Frame 1 (no input): blank canvas, image omitted
Frame 60 (no input): blank canvas, image omitted
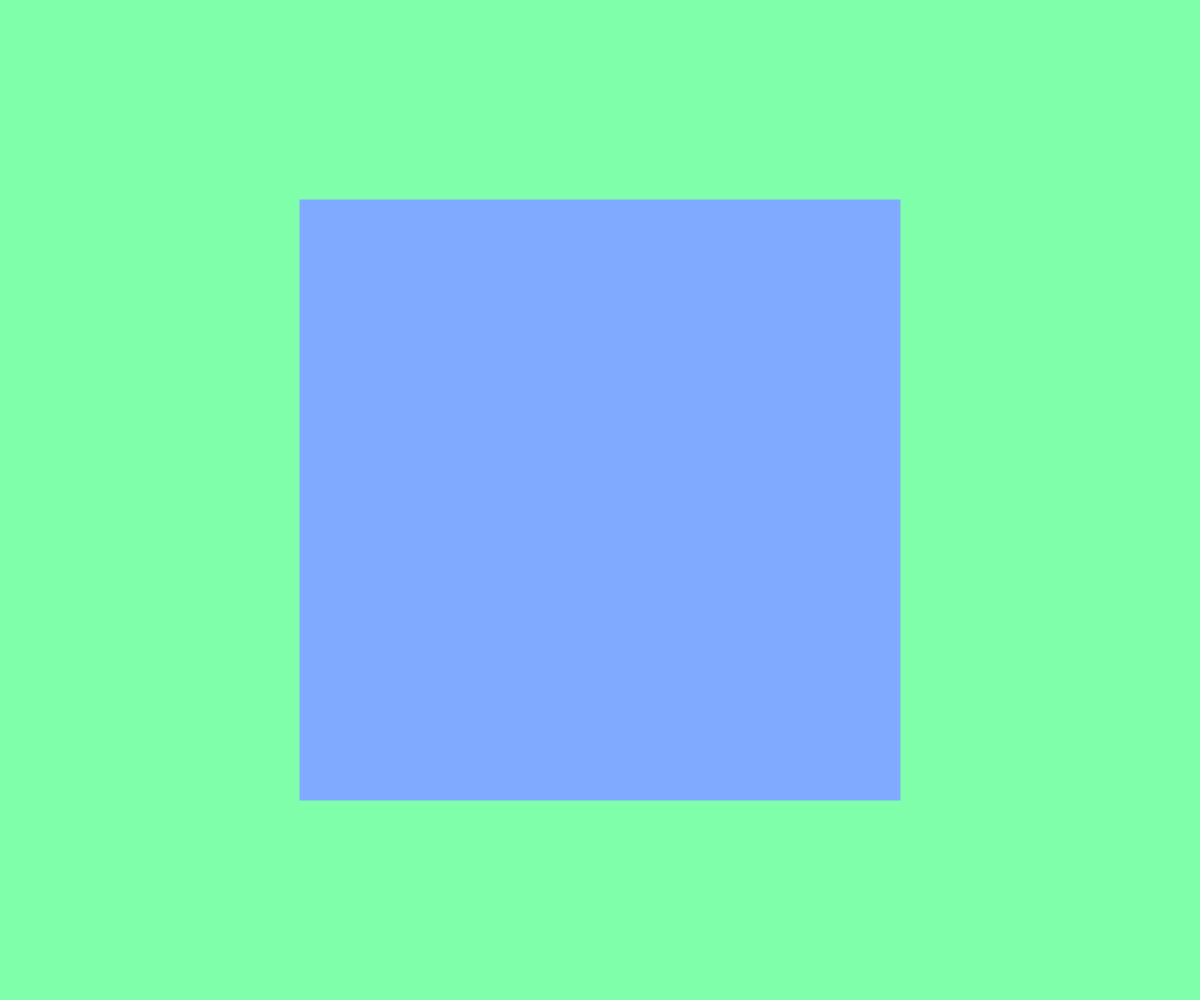
Frame 120 (the mouse pressed at the canvas centre since frame 60)

The p5.js sketch whose frames 1 and 60 were blank and that drew this single picture after the mouse press (run headless with seeded random() and noise() and a simulated clock; from frame 60 on, the mouse is pressed at the canvas centre):

// p5.js sketch
// ── sketch.js
function setup() {
  createCanvas(windowWidth, windowHeight);
}

function draw() {
  colorMode(HSB, 360,100,100);
  rectMode(CENTER);
  background(mouseY%360, (mouseX/windowWidth)*100,100);
  noStroke();
  fill(360-mouseY%360, (mouseX/windowWidth)*100,100);
  rect(width/2,height/2, mouseX+1,mouseX+1);
}
